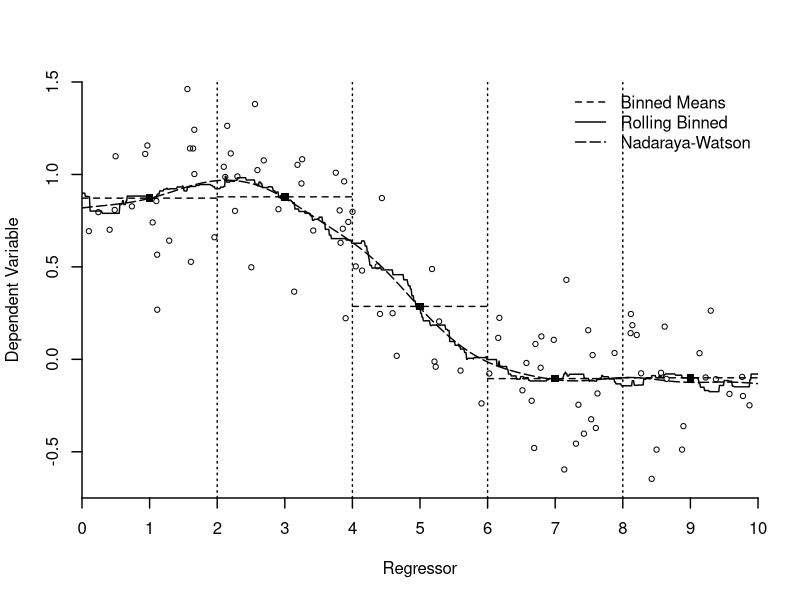
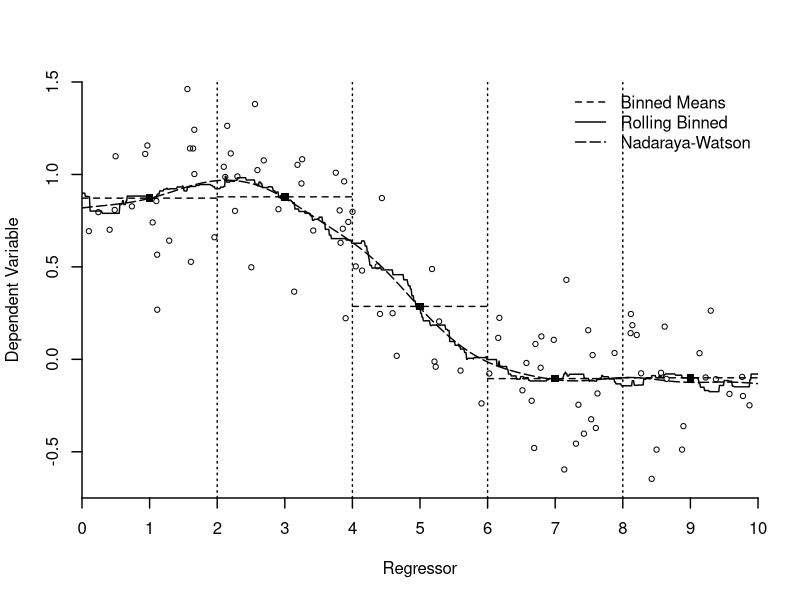

The R source for these figures, in order:
#########################################################################
##  This file generates Figure 19.1a
##  Nadaraya-Watson Regression
#########################################################################


n <- 100
xm = 10
x <- seq(0,xm,.01)
xn <- length(x)
set.seed(180)
xdat <- runif(n,0,xm)
a <- pi/4
m <- sin((xdat-2)*a)/((xdat-2)*a)
ydat <- m + rnorm(n)/4

h1 <- 1
h2 = h1/sqrt(3)

x0 <- seq(1,9,2)
x0n = length(x0)
k0 <- (abs(x0%*%matrix(1,1,n)-matrix(1,x0n,1)%*%t(xdat)) <= h1)
m0 <- (k0%*%ydat)/rowSums(k0)

x1 <- seq(0,2,.01)
hist1 <- matrix(m0[1],201,1)
x2 <- seq(2,4,.01)
hist2 <- matrix(m0[2],201,1)
x3 <- seq(4,6,.01)
hist3 <- matrix(m0[3],201,1)
x4 <- seq(6,8,.01)
hist4 <- matrix(m0[4],201,1)
x5 <- seq(8,10,.01)
hist5 <- matrix(m0[5],201,1)

k1 <- (abs(x%*%matrix(1,1,n)-matrix(1,xn,1)%*%t(xdat)) <= h1)
m1 <- (k1%*%ydat)/rowSums(k1)

k2 <- dnorm(abs(x%*%matrix(1,1,n)-matrix(1,xn,1)%*%t(xdat))/h2)
m2 <- (k2%*%ydat)/rowSums(k2)

wd <- 1.4

pdf("HANSEN19-1a.pdf",family="Helvetica",colormodel='cmyk',width=4.5,height=4.5)
plot(x,m1,type="l",lty=1,ylab="Dependent Variable",xlab="Regressor",xaxs="i",yaxs="i",xlim=c(0,10),ylim=c(-.75,1.5),xaxt="n",yaxt="n",lwd=wd,bty="n")
lines(x,m2,lty=5,lwd=wd)
points(xdat,ydat,pch=1,cex=.7)
points(x0,m0,pch=15,cex=1)
lines(x1,hist1,lty=2,lwd=wd)
lines(x2,hist2,lty=2,lwd=wd)
lines(x3,hist3,lty=2,lwd=wd)
lines(x4,hist4,lty=2,lwd=wd)
lines(x5,hist5,lty=2,lwd=wd)
abline(v=2,lty=3,lwd=wd)
abline(v=4,lty=3,lwd=wd)
abline(v=6,lty=3,lwd=wd)
abline(v=8,lty=3,lwd=wd)
axis(side=1,seq(0,10,1),lwd=wd)
axis(side=2,seq(-1,2,.5),lwd=wd)
legend("topright",legend=c("Binned Means","Rolling Binned","Nadaraya-Watson"),lty=c(2,1,5),bg="white",lwd=wd,bty="n")
dev.off()

postscript("HANSEN19-1a.eps",paper="special",width=4.5,height=4.5,horizontal=FALSE,onefile=FALSE,family="Helvetica",colormodel='cmyk')
plot(x,m1,type="l",lty=1,ylab="Dependent Variable",xlab="Regressor",xaxs="i",yaxs="i",xlim=c(0,10),ylim=c(-.75,1.5),xaxt="n",yaxt="n",lwd=wd,bty="n")
lines(x,m2,lty=5,lwd=wd)
points(xdat,ydat,pch=1,cex=.7)
points(x0,m0,pch=15,cex=1)
lines(x1,hist1,lty=2,lwd=wd)
lines(x2,hist2,lty=2,lwd=wd)
lines(x3,hist3,lty=2,lwd=wd)
lines(x4,hist4,lty=2,lwd=wd)
lines(x5,hist5,lty=2,lwd=wd)
abline(v=2,lty=3,lwd=wd)
abline(v=4,lty=3,lwd=wd)
abline(v=6,lty=3,lwd=wd)
abline(v=8,lty=3,lwd=wd)
axis(side=1,seq(0,10,1),lwd=wd)
axis(side=2,seq(-1,2,.5),lwd=wd)
legend("topright",legend=c("Binned Means","Rolling Binned","Nadaraya-Watson"),lty=c(2,1,5),bg="white",lwd=wd,bty="n")
dev.off()
